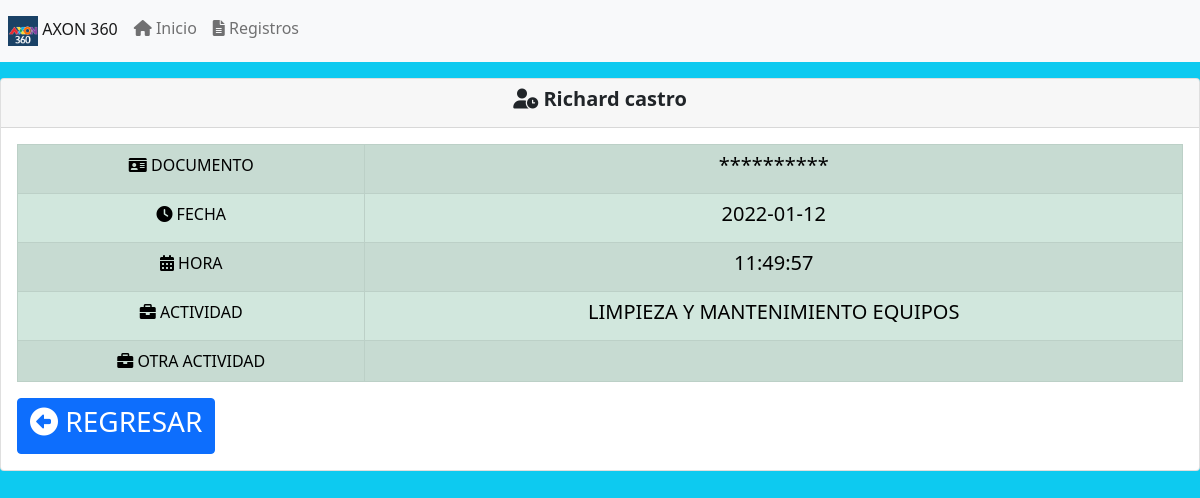
The app's page /?controlador=empleados&accion=consultar&id=1 with its own data.
### tables this page shows
CREATE TABLE `registros` (
  `id` int(11) NOT NULL,
  `nombre` varchar(100) NOT NULL,
  `documento` bigint(30) NOT NULL,
  `fecha` date NOT NULL DEFAULT current_timestamp(),
  `hora` time NOT NULL DEFAULT current_timestamp(),
  `actividad` varchar(100) NOT NULL,
  `otra` varchar(50) NOT NULL
);

### controller/controlador_empleados.php (called while the page is built, shortened)
<?php
class ControladorEmpleados{
    public function consultar(){
        $id=$_GET['id'];
        $empleado=Empleado::buscar($id);
        include_once("view/empleados/consultar.php");
    }
}
?>

### index.php (called while the page is built, shortened)
<?php
$accion="inicio";
include_once("model/empleado.php");
include_once('view/layouts/header.php');
include_once('view/layouts/footer.php');
if (isset($_GET['controlador']) && isset($_GET['accion'])){
    if(($_GET['controlador']!="") && ($_GET['accion']!="") ){
        $accion = $_GET['accion'];
    }
}
$controlador = new $ObjetoControlador();
$controlador->$accion();
?>

### model/empleado.php (called while the page is built, shortened)
<?php
class Empleado{
    public function __construct($id, $nombre, $documento, $fecha, $hora, $actividad, $otra){
        $this->nombre=$nombre;
        $this->fecha=$fecha;
        $this->hora=$hora;
        $this->actividad=$actividad;
    }
    public static function buscar($id){
        $conexionBD=Database::conectar();
        $sql=$conexionBD->prepare("SELECT * FROM registros WHERE id =?");
        $sql->execute(array($id));
        $empleado=$sql->fetch();
        return new Empleado($empleado['id'], $empleado['nombre'], $empleado['documento'], $empleado['fecha'], $empleado['hora'], $empleado['actividad'], $empleado['otra']);
    }
}
?>

### view/empleados/consultar.php (the view)
<?php
include_once('view/layouts/header.php');
?>
<div class="card mt-3">
    <div class="card-header text-center">
        <h5><b><i class="fa-solid fa-user-clock"></i> <?php echo  $empleado->nombre; ?></b></h5>
    </div>
    <div class="card-body">
     <table class="table table-success table-bordered text-center table-striped">
     <tr>
        <td><i class="fa-solid fa-id-card"></i> DOCUMENTO</td>
        <td><h5><?php echo "**********"; ?></h5></td>
     </tr>
     <tr>
        <td><i class="fa-solid fa-clock"></i> FECHA</td>
        <td><h5><?php echo  $empleado->fecha; ?></h5></td>
      </tr>
      <tr>
        <td><i class="fa-solid fa-calendar-days"></i> HORA</td>
        <td><h5><?php echo  $empleado->hora; ?></h5></td>
      </tr>
      <tr>
        <td><i class="fa-solid fa-briefcase"></i> ACTIVIDAD</td>
        <td><h5><?php echo $empleado->actividad; ?></h5></td>
      </tr>
      <tr>
        <td><i class="fa-solid fa-briefcase"></i> OTRA ACTIVIDAD</td>
        <td><h5><?php echo $empleado->otra; ?></h5></td>
      </tr>
     </table>
     <a href="?controlador=empleados&accion=inicio" class="btn btn-primary"><h3><i class="fa-solid fa-circle-left"></i> REGRESAR</h3></a>
    </div>
</div>
<?php
include_once('view/layouts/footer.php');
?>

### records on screen
registros: nombre "Richard castro", fecha "2022-01-12", hora "11:49:57", actividad "LIMPIEZA Y MANTENIMIENTO EQUIPOS"
